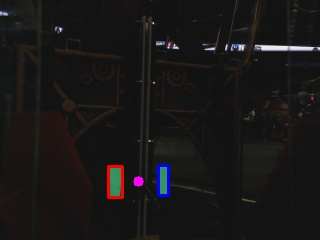
#> input picture Robotics_2016-2017/Example.jpg, 320 x 240 px, given in place of the camera
$ python vision.py   (older library calls are emulated)
#> lines starting #> are read from the running program, lines starting #| are printed output that depends on the picture; after the words box and inside, x2 and y2 are one past the last pixel; in counts of white or black regions, pixels touching at a corner belong together
import cv2
import numpy as np

from networktables import NetworkTables as nt
import logging

import time
#NetworkTable setup:
f = open('log.txt', 'w')
logging.basicConfig(level = logging.DEBUG)
nt.initialize(server = '10.17.81.2')
sd = nt.getTable('SmartDashboard')

#where the video feed comes from:
vidFeed = cv2.VideoCapture(0)

#changing resolution; width 320 & height 240
vidFeed.set(3, 320);
vidFeed.set(4, 240);

#change exposure
vidFeed.set(cv2.cv.CV_CAP_PROP_EXPOSURE, -50)

#keep track of biggest contour's index
tapeIndex1 = 0
tapeIndex2 = 0

#keep positions & etc of contours
x = [0, 1]
y = [0, 1]
w = [0, 1]
h = [0, 1]

#tape x-axis center:
xA = 0.0 #left POV
xB = 0.0 #right POV
yA = 0.0 #y-axis center

#tape x-axis center:
pegX = 0.0 #assigned after POV is determined
#robot uses to determine if turn right/left or move right/left:
moveRight = 0 #0 = do nothing; 1 = move right; -1 = move left

#camera default resolution:
camWidth = 640
camHeight = 480

#sensitivity to what is considered center:
centerThresh = 40

#distance between tape:
dist = 0

#distance threshold for what the distance between the tape should be
distThreshMin = 1
distThreshMax = 1.6 # if x or x1 is < 100 then this is 2 else it's 1.6
visionState = 1

#area
a = 0
biggest = 0
secondBig = 0

#keep track of time
prevTime = time.time()

#while running take video feed and process:
while True:
    #get video feed
    ret, frame = vidFeed.read()
#> frame is the input picture: shape (240, 320, 3); mean B, G, R 22.9, 23.1, 25

    #convert color space
    hsv = cv2.cvtColor(frame, cv2.COLOR_BGR2HSV)
#> hsv: shape (240, 320, 3); mean H, S, V 31.8, 34.4, 26.8

    #define threshold for the color we're looking for
    #hue 45-80 from testing----!!!!!!!!!!--------
    greenMin = np.array([50, 20, 30], dtype=np.uint8)
    greenMax = np.array([80, 255, 255], dtype=np.uint8)

    #filter colors not in range of threshold out and convert to binary image
    getGreen = cv2.inRange(hsv, greenMin, greenMax)
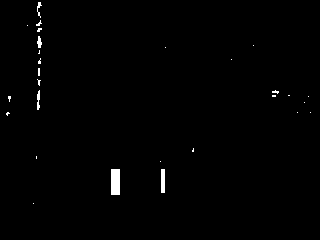
#> getGreen: shape (240, 320); 0.77% white; 28 white regions (23 under 20 px), largest, box (x1, y1, x2, y2) and area: (111, 169, 120, 195) 234, (161, 169, 165, 193) 96, (37, 90, 40, 110) 46, (37, 36, 42, 48) 40, (37, 2, 42, 18) 33

    #blur:
    #blur = cv2.medianBlur(getGreen, 5)
    blur = cv2.erode(getGreen, None, iterations=2)
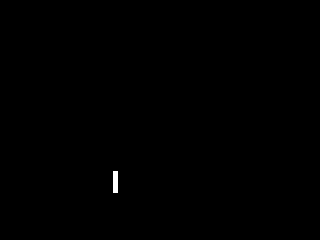
#> blur: shape (240, 320); 0.14% white; 1 white region, box (x1, y1, x2, y2) and area: (113, 171, 118, 193) 110
    blur = cv2.dilate(blur, None, iterations=2)
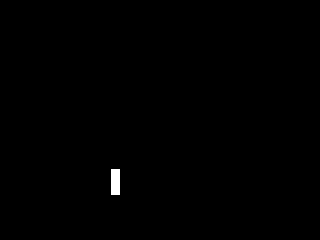
#> blur: shape (240, 320); 0.3% white; 1 white region, box (x1, y1, x2, y2) and area: (111, 169, 120, 195) 234
    blur = cv2.medianBlur(blur, 15)
#> blur: shape (240, 320); 0.18% white; 1 white region

    #search binary image for whitest (our green)
    thresh, dst = cv2.threshold(blur, 220, 255, cv2.THRESH_BINARY)

    #seach through what we defined as greenn to find contours
    contours, hierarchy = cv2.findContours(dst, cv2.RETR_TREE, cv2.CHAIN_APPROX_SIMPLE)
#> contours = 1 contour; box (x1, y1, x2, y2) and area: (111, 174, 120, 190) 114

    #area of biggest contours:
    biggest = 0
    socondBig = 0

    #if contours are found:
    if len(contours) != 0:
#-----!!!!!!!!Put rectangles over all contours found------!!!!!!!####
#----!!!!!!!!!!!!!!!!!!----Compare area of all rectangles-------!!!!!!!!!!#
        #we'll look for the biggest ones:
        for i in range(len(contours)):
            x1, y1, w1, h1 = cv2.boundingRect(contours[i])
            a = w1 * h1
            if a >= biggest:
            #    print(a, i)
                secondBig = biggest
                biggest = a
                tapeIndex2 = tapeIndex1
                tapeIndex1 = i
            elif a >= secondBig:
            #    print(a, i)
                a = secondBig
                tapeIndex2 = i
#> this loop made 1 pass
#> (x1, y1, w1, h1, secondBig, biggest, tapeIndex2) on pass 1: (111, 174, 9, 16, 0, 144, 0)
#> after the loop, biggest = 144; secondBig = 0; tapeIndex1 = 0; tapeIndex2 = 0
        #get the position and dimensions of the contour that we've found to be our tape
        if tapeIndex1 < len(contours) and tapeIndex2 < len(contours):
            x[0], y[0], w[0], h[0] = cv2.boundingRect(contours[tapeIndex1])
            x[1], y[1], w[1], h[1] = cv2.boundingRect(contours[tapeIndex2])
        elif tapeIndex1 >= len(contours) or tapeIndex2 >= len(contours):
            tapeIndex1 = 0
            tapeIndex2 = 0
        #put rectangles around our tape:
        cv2.rectangle(frame, (x[0], y[0]), (x[0]+w[0], y[0]+h[0]), (0, 0, 255), 2) #biggest is red
        cv2.rectangle(frame, (x[1], y[1]), (x[1]+w[1], y[1]+h[1]), (255, 0, 0), 2) #second is blue
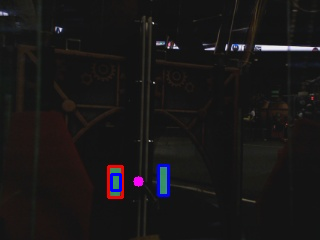
#> frame: shape (240, 320, 3); mean B, G, R 23.3, 22.9, 24.8

        #x-center if left POV
        xA = x[0] + (((x[1] + w[1]) - x[0])/2)
#> xA = 115.5
        distXA = xA - x[0] #distance
#> distXA = 4.5
        #x-center if right POV
        xB = x[1] + (((x[0] + w[0]) - x[1])/2)
#> xB = 115.5
        distXB = xB -x[1] #distance
#> distXB = 4.5
        #y-center
        yAB = y[0] + (h[0]/2)
#> yAB = 182

        #threshold change depending on where tape is found
        if x[0] < 100 or x[1] < 100:
            distThreshMax = 2.0
        else:
            distThreshMax = 1.8

        #don't consider if one tape is twice as big than the other (tape w=2 h=5)
        #the peg won't cut the bigger tape in half bc its in front so we only need
        #to consider the 2.5/5 since we're dividing the smaller by bigger so shouldn't
        #be bigger than 1 (4.99/5)
        if (h[1]+0.0)/(h[0]+0.0) > .43 and (h[1]+0.0)/(h[0]+0.0) < 1.2:
            #check if within distance for left or right POV and draw circle accordingly
            if x[1] > x[0] and  (x[1]+0.0)/(x[0]+0.0) > distThreshMin and (x[1]+0.0)/(x[0]+0.0) < distThreshMax:
                cv2.circle(frame, (xA, yAB), 5, (255, 0, 255), -1)
                pegX = xA
                prevTime = time.time()
                dist = distXA
                if pegX < camWidth/2 + centerThresh and pegX > camWidth/2 - centerThresh:
                    moveRight = 1
                elif (h[1]+0.0)/(h[0]+0.0) > .9 and (h[1]+0.0)/(h[0]+0.0) < 1.1:
                    moveRight = 0
#> (the run stopped early here; a loop or call above may not have finished)
